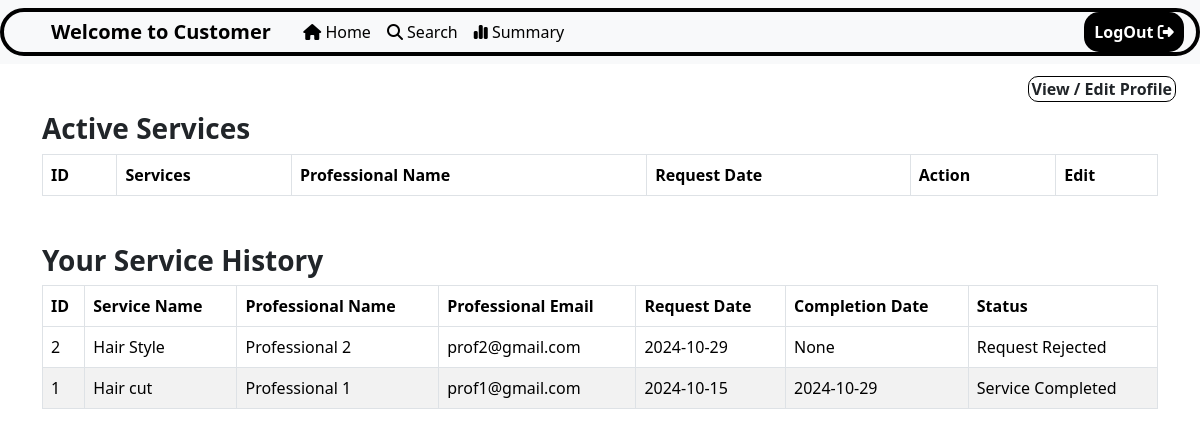
Page /customer-home (signed in) on the committed database.
### backend/models.py (models this page shows)
class Requests(db.Model):
    __tablename__="requests"
    id=db.Column(db.Integer,primary_key=True)
    customer_id = db.Column(db.Integer, db.ForeignKey('customer.id'), nullable=False)
    request_date = db.Column(db.Date,nullable=False,default=db.func.current_date())
    professional_id = db.Column(db.Integer, db.ForeignKey('professional.id'), nullable=False)
    service_id = db.Column(db.Integer, db.ForeignKey('services.id'), nullable=False)
    status= db.Column(db.Integer, nullable=False, default=0)
    date_complition=db.Column(db.Date)
    reviews=db.relationship('Reviews', backref='requests', lazy=True)
    service = db.relationship('Services',back_populates='requests', lazy=True)

class Services(db.Model):
    __tablename__ = "services"
    id = db.Column(db.Integer, primary_key=True)
    name = db.Column(db.String(50), nullable=False, unique=True)
    baseprice = db.Column(db.String(50), nullable=False)
    description = db.Column(db.String(500), nullable=False)
    reviews=db.relationship('Reviews', backref='services', lazy=True)
    requests = db.relationship('Requests', back_populates='service', lazy=True)

class Professional(db.Model):
    __tablename__ = "professional"
    id = db.Column(db.Integer, primary_key=True)
    name = db.Column(db.String(50), nullable=False)
    email = db.Column(db.String(50), unique=True, nullable=False)
    pincode = db.Column(db.Integer, nullable=False)
    address = db.Column(db.String(300), nullable=False)
    service=db.Column(db.String(50),nullable=False)
    experience = db.Column(db.Integer, nullable=False)
    attachment = db.Column(db.String(300), nullable=True)
    isactive = db.Column(db.Integer, nullable=False, default=0)
    user_id = db.Column(db.Integer, db.ForeignKey('users.id'), nullable=False)
    reviews=db.relationship('Reviews', backref='professional', lazy=True)
    requests = db.relationship('Requests', backref='professional', lazy=True)

### backend/customer_home.py (the view)
@app.route('/customer-home',methods=["GET","POST"])
@auth_requ
def customer_home():
    user_det = Users.query.get(session.get('user_id'))
    cust_det = Customer.query.filter_by(user_id=session['user_id']).first()
    service_requests= Requests.query.filter_by(customer_id=cust_det.id).all()
    return render_template('customer-home.html',user=user_det, customer=cust_det,service_requests=service_requests)

### backend/auth.py (called while the page is built)
def auth_requ(funct):
    @wraps(funct)
    def inner_funct(*args ,**kwargs):
        if session.get('user_id'):
            return funct(*args,**kwargs)
        else:
            flash("Please Login to Continue!", category="Failed")
            return redirect('/login')
    return inner_funct

### templates/customer-home.html (shortened to what this page needs)
{% extends "customers-dash-base.html" %} {% block title %}Customer-Home{% endblock %}
{% block body %}
<div type="button" data-bs-toggle="modal" data-bs-target="#viewprofile" class="view-edit-profile">View / Edit Profile</div>
<div class="container mt-5">
    <h3 class="tabletitle">Active Services</h3>
    <div class="Services-available">
        <table class="table table-bordered table-striped">
            <thead>
                <tr>
                    <th>ID</th>
                    <th>Services</th>
                    <th>Professional Name</th>
                    <th>Request Date</th>
                    <th>Action</th>
                    <th>Edit</th>
                </tr>
            </thead>
        </table>
    </div>
</div>
<div class="container mt-5">
    <h3 class="tabletitle">Your Service History</h3>
    <div class="fixtable">
        <table class="table table-bordered table-striped">
            <thead>
                <tr>
                    <th>ID</th>
                    <th>Service Name</th>
                    <th>Professional Name</th>
                    <th>Professional Email</th>
                    <th>Request Date</th>
                    <th>Completion Date</th>
                    <th>Status</th>
                </tr>
            </thead>
            <tbody>
                <tr>
                    {% for service_request in service_requests | reverse %}
                    <tr>
                        <td>{{ service_request.id }}</td>
                        <td>{{ service_request.service.name }}</td>
                        <td>{{ service_request.professional.name }}</td>
                        <td>{{ service_request.professional.email }}</td>
                        <td>{{ service_request.request_date }}</td>
                        <td>{{ service_request.date_complition }}</td>
                        <td>{% if service_request.status == 0 %}
                            Request Pending
                            {% elif service_request.status == 1 %}
                            Service Active
                            {% elif service_request.status == 2 %}
                            Request Rejected
                            {% elif service_request.status == 3 %}
                            Service Completed
                            {% endif %}
                        </td>
                    </tr>
                {% endfor %}
                </tr>
            </tbody>
        </table>
    </div>
</div>
{% endblock %}

### templates/customers-dash-base.html (shortened to what this page needs)
<!DOCTYPE html>
<html lang="en">
<head>
    <link href="https://cdn.jsdelivr.net/npm/bootstrap@5.3.3/dist/css/bootstrap.min.css" rel="stylesheet">
    <link href="{{ url_for('static', filename='/css/customer-dash.css') }}" rel="stylesheet" type="text/css">
    <link rel="stylesheet" href="https://cdnjs.cloudflare.com/ajax/libs/font-awesome/6.6.0/css/all.min.css" />
</head>
<body>
  <header>
      <nav class="navbar navbar-expand-lg bg-body-tertiary">
          <div class="container-fluid" style="border: 4px solid black; border-radius: 30px">
            <a class="navbar-brand" style="font-weight: 800; margin-left:3%" >Welcome to Customer</a>
            <div class="collapse navbar-collapse" id="navbarNav">
              <ul class="navbar-nav">
                <li class="nav-item"  style="margin-left:3%">
                  <a class="nav-link active" aria-current="page" href="/customer-home" style="color:black; width:max-content">
                    <i class="fa-solid fa-house"></i> Home</a>
                </li>
                <li class="nav-item">
                  <a class="nav-link" href="/customer-search" style="color:black; width:max-content">
                    <i class="fa-solid fa-magnifying-glass"></i> Search</a>
                </li>
                <li class="nav-item">
                  <a class="nav-link" href="/customer-summary" style="color:black; width:max-content">
                    <i class="fa-solid fa-chart-simple"></i> Summary</a>
                </li>
              </ul>
                <ul class="navbar-nav ms-auto">
                  <li class="nav-item">
                    <form action="/logout" method="POST" style="display: inline;">
                      <button class="nav-link btn btn-dark" type="submit" style= "font-weight: 600; border-radius: 15px; width: 100px; background-color: black; color: white;">
                        LogOut <i class="fa-solid fa-right-from-bracket"></i>
                      </button>
                    </form>
                  </li>
                </ul>
            </div>
          </div>
        </nav>
  </header>
  {% block body %} {% endblock %}

### static/css/customer-dash.css (style rules this page uses)
.tabletitle { font-weight: 600; font-family:'Segoe UI', Tahoma, Geneva, Verdana, sans-serif; }
.fixtable { max-height: 200px; overflow-y: auto; }
thead th { position: sticky; top: 0; }
.view-edit-profile { display: flex; float: right; margin-top: 1%; margin-right: 2%; font-weight: 700; border: 1px solid black; padding-left: 3px; padding-right: 3px; border-radius: 10px; }

### rows in the picture
Requests: id "2", service.name "Hair Style", professional.name "Professional 2", professional.email "prof2@gmail.com", request_date "2024-10-29", date_complition "None", status "Request Rejected"
Requests: id "1", service.name "Hair cut", professional.name "Professional 1", professional.email "prof1@gmail.com", request_date "2024-10-15", date_complition "2024-10-29", status "Service Completed"
